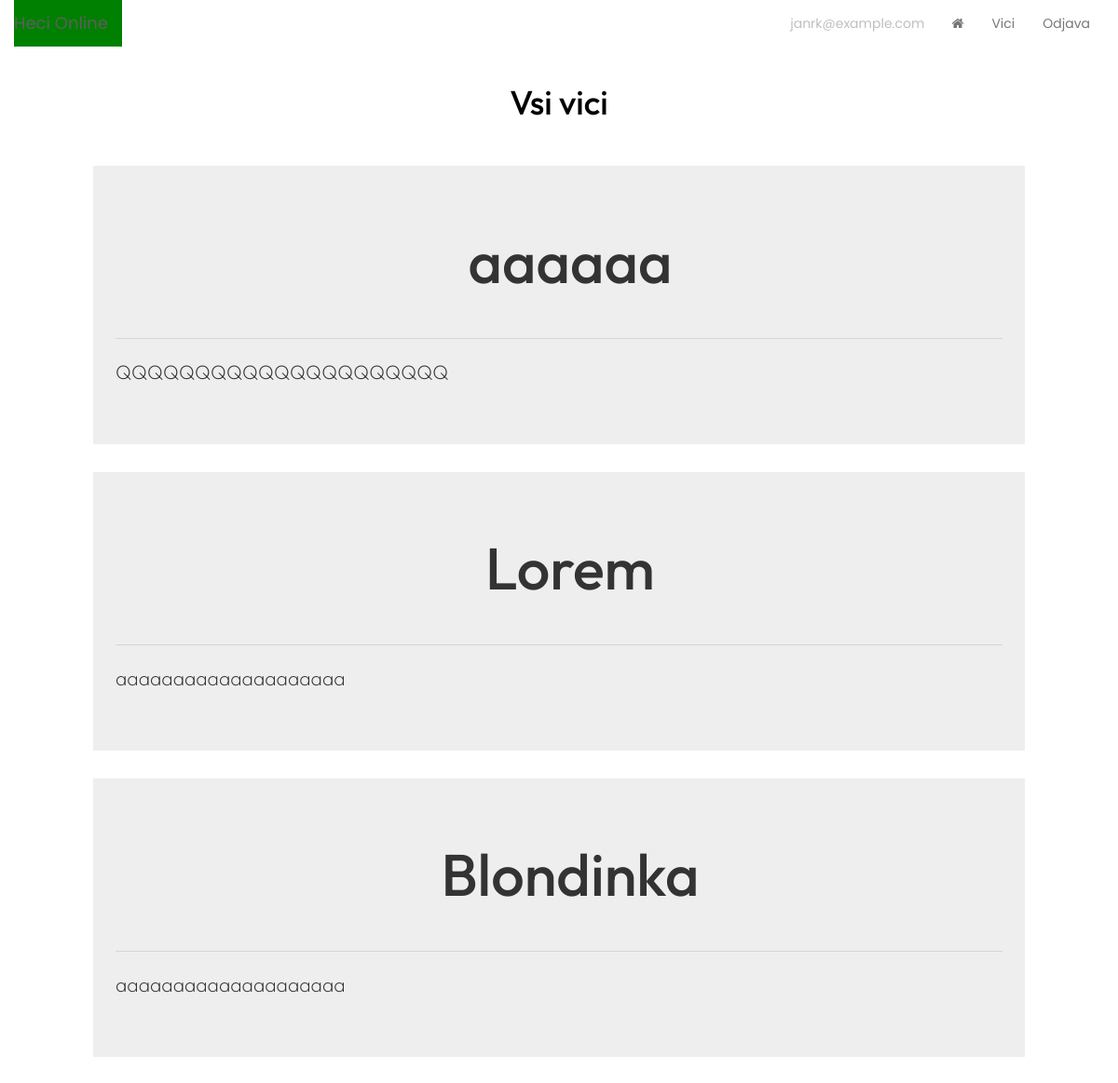
The app's page /stran/index.php?stran=vsiVici (signed in) with its own data.
### tables this page shows
CREATE TABLE `vic` (
  `id` int(10) NOT NULL,
  `naslov` varchar(60) NOT NULL,
  `vsebina` varchar(255) NOT NULL,
  `dodano` datetime DEFAULT current_timestamp(),
  `id_user` int(10) NOT NULL,
  `id_kategorije` int(10) NOT NULL,
  `datumSpremembe` datetime DEFAULT NULL
);

### stran/index.php (called while the page is built, shortened)
<?php
if (isset($_GET['stran'])){
	if (($_GET['stran']=="registracija")){
		include 'template/registracija.html.php';
	} else if ($_GET['stran']=="prijava" && !isset($_SESSION['user'])){
		include 'template/prijava.html.php';
  }
  else if(($_GET['stran']=="odjava")) {
    include 'template/odjava.html.php';
  }
  else if(($_GET['stran']=="admin" && isset($_SESSION['user']))) {
    include 'template/admin.html.php';
  }
  else if(($_GET['stran']=="dodajVic" && isset($_SESSION['user']))) {
    include 'template/dodajVic.html.php';
  }
  else if($_GET['stran'] == "vsiVici") {
    include "template/vsiVici.html.php";
  }
} else {
  include 'template/index.html.php';
}
?>

### model.php (the view, shortened to what this page needs)
<?php
    function vrniVseVice() {
        $vsiVici = "SELECT * FROM VIC ORDER BY ID DESC";
        $res = mysqli_query(mysqli_connect('localhost', 'janrk', '12345678', 'nrsa'), $vsiVici);
        if ($res) {
            while ($row = mysqli_fetch_assoc($res)) {
                echo '<div class="jumbotron">';
                echo '<h1 class="display-4">' . $row['naslov'] . '</h1>';
                echo '<hr class="my-4">';
                echo '<p>' . $row['vsebina'] .'</p>';
                echo '</div>';
            }
        }
    }
?>

### model.php (style rules this page uses)
.jumbotron { width: 1000px; }
.display-4, p { margin-left: 3vh; font-family: Outfit, sans-serif; }
hr { margin-left: 3vh; margin-right: 3vh; }

### stran/template/vsiVici.html.php (style rules this page uses)
h1 { text-align: center; font-family: Outfit, sans-serif; color: black; margin-bottom: 6vh; }

### records on screen
vic: naslov "aaaaaa", vsebina "QQQQQQQQQQQQQQQQQQQQQ"
vic: naslov "Lorem", vsebina "aaaaaaaaaaaaaaaaaaaa"
vic: naslov "Blondinka", vsebina "aaaaaaaaaaaaaaaaaaaa"

### other values on screen
$_SESSION['user'] "janrk@example.com"
